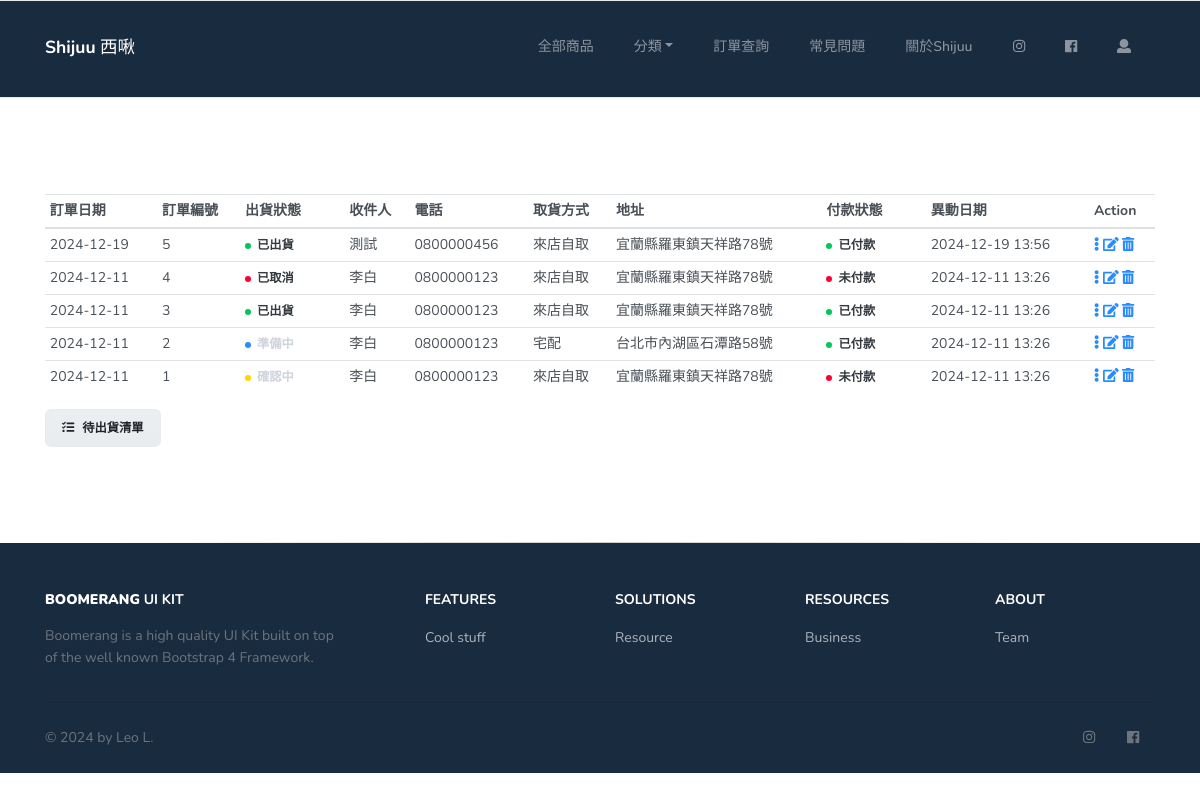
The page /orders/all (signed in) on the database its author committed.
### app/models.py (models this page shows, shortened)
class Order(db.Model):
    id = db.Column(db.Integer, primary_key=True)
    user_id = db.Column(db.Integer, db.ForeignKey("user.id"), nullable=True)
    order_products = db.relationship("OrderProduct", back_populates="order")
    total_amount = db.Column(db.Integer, default=1, nullable=False)         # 訂單總金額
    receiver = db.Column(db.String(20), nullable=False)                     # 收件人姓名
    received_type = db.Column(db.String(10), default="來店自取")             # 收件種類(自取, 宅配)
    address = db.Column(db.String(100))
    phone = db.Column(db.String(11))
    status = db.Column(db.String(20), default="確認中")
    payment_status = db.Column(db.String(20), default="未付款")           # 訂單付款狀態
    created_time = db.Column(db.DateTime, default=datetime.now())        # 訂單成立時間
    updated_time = db.Column(db.DateTime, default=datetime.now())        # 訂單異動時間
    note = db.Column(db.String(50))

### app/orders/routes.py (the view)
@orders_bp.route("/all", methods=["GET", "POST"])
def orders():
    try:
        if current_user.is_admin == True:
            orders = Order.query.order_by(Order.id.desc()).all()
            return render_template("order_page.html", orders=orders)
    except:
        return render_template("order_page.html", orders=orders)

### app/models.py (called while the page is built)
@login.user_loader
def load_user(user_id):
    return User.query.filter_by(id=user_id).first()

### app/orders/templates/order_page.html (shortened to what this page needs)
{% extends "base.html" %}
{% block app_container %}
    <section class="slice slice-lg" data-delimiter="1">
        <div class="container">
            <table class="table table-sm table-hover align-items-center">
                <thead>
                    <tr>
                        <th scope="col">訂單日期</th>
                        <th scope="col">訂單編號</th>
                        <th scope="col">出貨狀態</th>
                        <th scope="col">收件人</th>
                        <th scope="col">電話</th>
                        <th scope="col">取貨方式</th>
                        <th scope="col">地址</th>
                        <th scope="col">付款狀態</th>
                        <th scope="col">異動日期</th>
                        <th scope="col">Action</th>
                    </tr>
                </thead>
                <tbody>
                    {% for order in orders %}
                        <tr class="bg-white" scope="row" onclick="window.location='#'">
                            <td>{{ order.created_time.strftime('%Y-%m-%d') }}</td>
                            <td>{{ order.id }}</td>
                            <td>
                                <span class="badge badge-dot mr-4">
                                    {% if order.status == "確認中" %}
                                    <i class="bg-yellow"></i>{{ order.status }}
                                    {% elif order.status == "準備中" %}
                                    <i class="bg-primary"></i>{{ order.status }}
                                    {% elif order.status == "已出貨" %}
                                    <i class="bg-success"></i><strong>{{ order.status }}</strong>
                                    {% elif order.status == "已取消" %}
                                    <i class="bg-danger"></i><strong>{{ order.status }}</strong>
                                    {% endif %}
                                </span>
                            </td>
                            <td>{{ order.receiver }}</td>
                            <td>{{ order.phone }}</td>
                            <td>{{ order.received_type }}</td>
                            <td>{{ order.address }}</td>
                            <td>
                                <span class="badge badge-dot mr-4">
                                    {% if order.payment_status == "未付款" %}
                                    <i class="bg-danger"></i><strong>{{ order.payment_status }}</strong>
                                    {% elif order.payment_status == "已付款" %}
                                    <i class="bg-success"></i><strong>{{ order.payment_status }}</strong>
                                    {% endif%}
                                </span>
                            </td>
                            <td>{{ order.updated_time.strftime('%Y-%m-%d %H:%M') }}</td>
                            <td>
                                <a data-toggle="collapse" href="#order_details_{{ loop.index }}" role="button" aria-expanded="false" aria-controls="collapseExample"><i class="fas fa-ellipsis-v"></i></a>
                                {% if current_user.is_admin == True %}
                                    <a href="" data-toggle="modal" data-target="#order_edit_{{ loop.index }}"><i class="fas fa-edit"></i></a>
                                    <a href="" data-toggle="modal" data-target="#order_delete_{{ loop.index }}"><i class="fas fa-trash-alt"></i></a>
                                {% endif %}
                            </td>
                        </tr>
                    {% endfor %}
                </tbody>
            </table>
            {% if current_user.is_admin == True %}
                <a href="#" type="button" class="btn btn-sm btn-light">
                    <i class="fas fa-tasks"></i><span>待出貨清單</span>
                </a>
            {% endif %}
        </div>
    </section>
{% endblock %}

### rows shown on the page
Order: created_time "2024-12-19", id "5", status "已出貨", receiver "測試", phone "0800000456", received_type "來店自取", address "宜蘭縣羅東鎮天祥路78號", payment_status "已付款", updated_time "2024-12-19 13:56"
Order: created_time "2024-12-11", id "4", status "已取消", receiver "李白", phone "0800000123", received_type "來店自取", address "宜蘭縣羅東鎮天祥路78號", payment_status "未付款", updated_time "2024-12-11 13:26"
Order: created_time "2024-12-11", id "3", status "已出貨", receiver "李白", phone "0800000123", received_type "來店自取", address "宜蘭縣羅東鎮天祥路78號", payment_status "已付款", updated_time "2024-12-11 13:26"
Order: created_time "2024-12-11", id "2", status "準備中", receiver "李白", phone "0800000123", received_type "宅配", address "台北市內湖區石潭路58號", payment_status "已付款", updated_time "2024-12-11 13:26"
Order: created_time "2024-12-11", id "1", status "確認中", receiver "李白", phone "0800000123", received_type "來店自取", address "宜蘭縣羅東鎮天祥路78號", payment_status "未付款", updated_time "2024-12-11 13:26"
